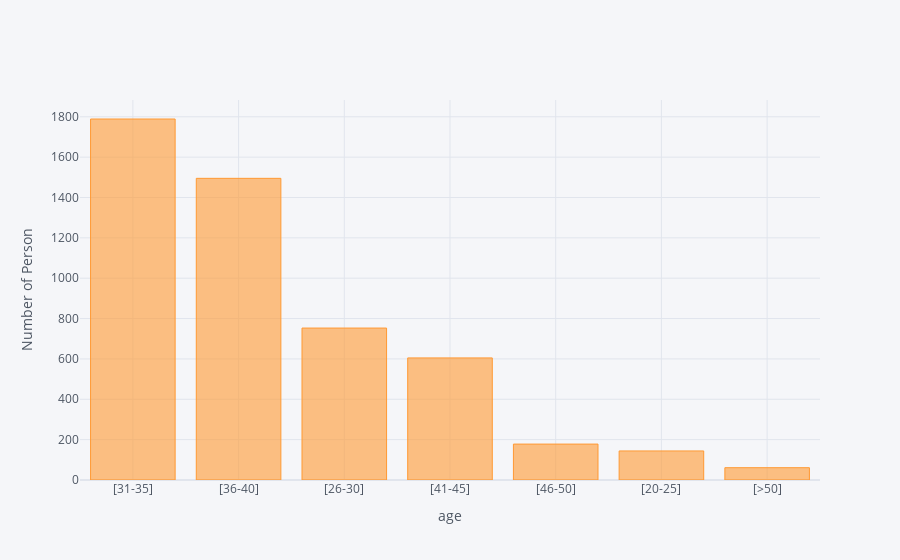

Notebook code for this chart:
### Code cell
(dms1['age_bins']).value_counts().iplot(kind='bar',xTitle='age', yTitle='Number of Person')

### Figure 1 — Plotly figure (JSON) as saved in the notebook; plotly's stock layout.template omitted (floating-point values rounded to 4 significant figures)
{"data": [{"marker": {"color": "rgba(255, 153, 51, 0.6)", "line": {"color": "rgba(255, 153, 51, 1.0)", "width": 1}}, "name": "age_bins", "orientation": "v", "text": "", "type": "bar", "x": ["[31-35]", "[36-40]", "[26-30]", "[41-45]", "[46-50]", "[20-25]", "[>50]"], "y": [1789, 1495, 753, 605, 178, 144, 61]}], "layout": {"legend": {"bgcolor": "#F5F6F9", "font": {"color": "#4D5663"}}, "paper_bgcolor": "#F5F6F9", "plot_bgcolor": "#F5F6F9", "title": {"font": {"color": "#4D5663"}}, "xaxis": {"gridcolor": "#E1E5ED", "showgrid": true, "tickfont": {"color": "#4D5663"}, "title": {"font": {"color": "#4D5663"}, "text": "age"}, "zerolinecolor": "#E1E5ED"}, "yaxis": {"gridcolor": "#E1E5ED", "showgrid": true, "tickfont": {"color": "#4D5663"}, "title": {"font": {"color": "#4D5663"}, "text": "Number of Person"}, "zerolinecolor": "#E1E5ED"}}}
